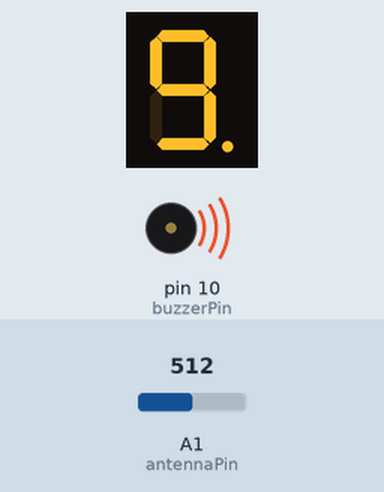
Recording of a sketch running on a simulated Arduino Uno, built with avr-gcc and run on an emulated ATmega328P. Parts: 1-digit seven-segment display, buzzer (waves = sounding). Wiring (inferred from the names in the program): 1-digit 7-segment display, segments lit when HIGH: segments pin 2, pin 3, pin 4, pin 5, pin 6, pin 7, pin 8, pin 9. The test bench sets the inputs (shaded band); at power-on: A1 (antennaPin) = 512. The segment pins are drawn as the display they are named for.

Above: at 1.2 s.
1.3 s: A1 (antennaPin) set to 10
At 2.5 s:
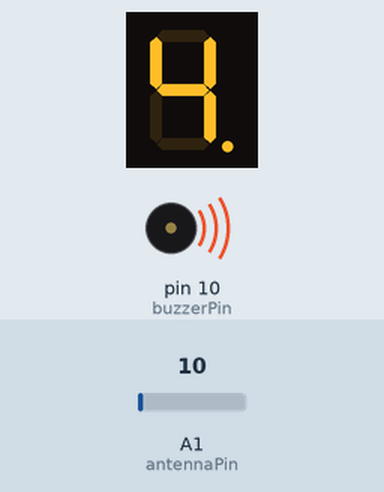
Timing chart, 0 to 4.3 s (numbered marks = the images above; inputs shaded):
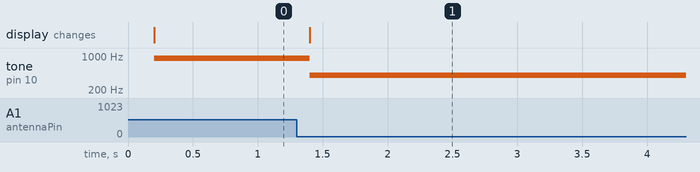

Measured:
- after the input at 1.3 s, tone on pin 10 (buzzerPin): 900 Hz → 400 Hz after 0.10 s; the display: changes after 0.10 s (image 1)

The sketch:

EMFDetector.ino
```cpp
#define NUMREADINGS 15

const int pinA = 2;
const int pinB = 3;
const int pinC = 4;
const int pinD = 5;
const int pinE = 6;
const int pinF = 7;
const int pinG = 8;
const int pinDP = 9;

const int buzzerPin = 10;
const int buzzerTone = 100;

const int antennaPin = A1;

const int maxAnalogVal = 1023;

const int segSize = 8;
int segments[segSize] = {
  pinA, pinB, pinC, pinD, pinE, pinF, pinG, pinDP
};

bool dpState = 0;
const int noOfDigits = 10;

int digitMatrix[noOfDigits][segSize - 1] = {
// a  b  c  d  e  f  g
  {1, 1, 1, 1, 1, 1, 0}, // 0
  {0, 1, 1, 0, 0, 0, 0}, // 1
  {1, 1, 0, 1, 1, 0, 1}, // 2
  {1, 1, 1, 1, 0, 0, 1}, // 3
  {0, 1, 1, 0, 0, 1, 1}, // 4
  {1, 0, 1, 1, 0, 1, 1}, // 5
  {1, 0, 1, 1, 1, 1, 1}, // 6
  {1, 1, 1, 0, 0, 0, 0}, // 7
  {1, 1, 1, 1, 1, 1, 1}, // 8
  {1, 1, 1, 1, 0, 1, 1}  // 9
};

int readings[NUMREADINGS];
int index = 0;
int total = 0;
int average = 0;
int senseLimit = 20;
int val = 0;

int updateTime = 200;
long long lastUpdateTime = 0;


void displayNumber (int digit, bool decimalPoint){
  for (int i = 0; i < segSize - 1; i++){
    digitalWrite (segments[i], digitMatrix[digit][i]);
  }
  digitalWrite (pinDP, decimalPoint);
}

void setup() {
  for (int index = 0; index < segSize; index++){
    pinMode (segments[index], OUTPUT);
  }
  Serial.begin(9600);

  for (int i = 0; i < NUMREADINGS; i++){
    readings[i] = 0;
  }

}

void loop() {
  val = analogRead (antennaPin);
  if (val > 0){ // ignore the readings of 0
    val = constrain (val, 1, senseLimit);
    val = map (val, 1, senseLimit, 0, maxAnalogVal);

    total -= readings[index];
    readings[index] = val;
    total += readings[index];
    index++;

    if (index >= NUMREADINGS){
      index = 0;
    }

    average = total / NUMREADINGS; // averaging the readings

    average = map (average, 0, maxAnalogVal, 0, 9);
    if (average == 0){
      dpState = LOW;
    }
    else{
      dpState = HIGH;
    }
  }
    if (millis() - lastUpdateTime >= updateTime){ // update the display number every 0.2s using millis
      displayNumber (average, dpState);
      lastUpdateTime = millis();
      if (average == 0){ // if the number is 0, do not buzz
        noTone(buzzerPin);
      }
      else{
        tone (buzzerPin, average* buzzerTone); // for every level there is a higher pitch
      }
    }
}
```
